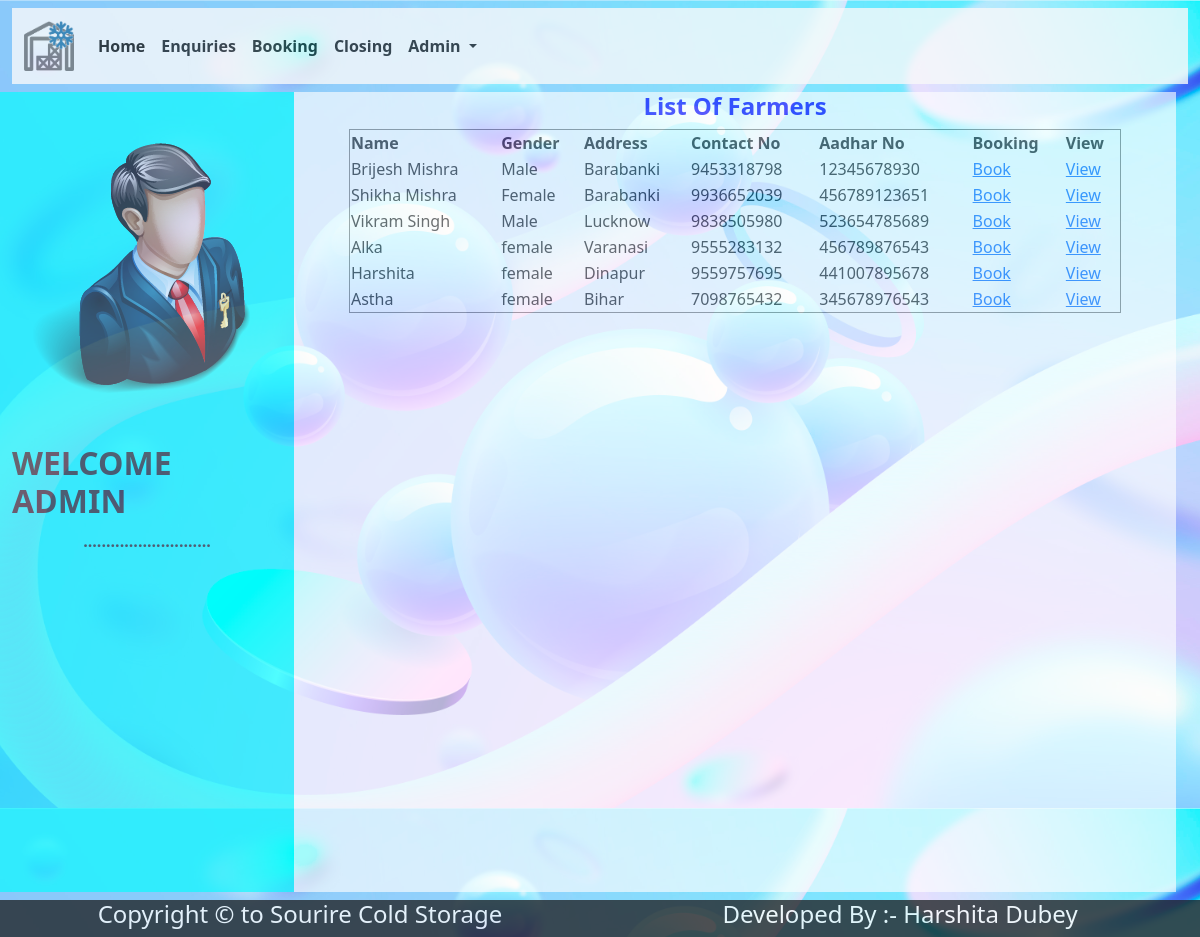
Screenshot of /adminapp/booking/ (signed in) with the database file from the repository.
### fmiapp/models.py (models this page shows)
class FarmerInfo(models.Model):
    name=models.CharField(max_length=50)
    gender=models.CharField(max_length=6)
    address=models.TextField()
    contactno=models.CharField(max_length=15)
    aadharno=models.CharField(max_length=12,primary_key=True)
    regdate=models.CharField(max_length=30)

### adminapp/views.py (the view)
# urls.py: path('booking/',views.booking,name='booking'),
def booking(request):
    try:
        if request.session['userid']:
            fi=FarmerInfo.objects.all()
            return render(request,'booking.html',{'fi':fi})
    except:
        return render(request,'login.html')

### adminapp/templates/booking.html (shortened to what this page needs)
{% extends "adminbase.html" %}
{% block body %}
    <h4 style="text-align:center;color:blue;">
        <b>List Of Farmers</b>
    </h4>
    <div style="width:100%;margin:0 auto;">
    <table border="1" style="width:90%;margin:0 auto;">
        <tr>
            <th>Name</th>
            <th>Gender</th>
            <th>Address</th>
            <th>Contact No</th>
            <th>Aadhar No</th>
            <th>Booking</th>
            <th>View</th>
        </tr>
        {% for f in fi %}
            <tr>
            <td>{{f.name}}</td>
            <td>{{f.gender}}</td>
            <td>{{f.address}}</td>
            <td>{{f.contactno}}</td>
            <td>{{f.aadharno}}</td>
            <td>
                <a href="{% url 'adminapp:book' ano=f.aadharno %}">Book</a>
            </td>
            <td>
                <a href="{% url 'adminapp:viewbook' ano=f.aadharno %}">View</a>
            </td>
            </tr>
        {% endfor %}
    </table>
    </div>
{% endblock body %}

### adminapp/templates/adminbase.html (shortened to what this page needs)
<!DOCTYPE html>
<html lang="en">
{% load static %}
<head>
    <link href="{% static 'css/bootstrap.css' %}" rel="stylesheet"/>
    <link href="{% static 'css/style.css' %}" rel="stylesheet"/>
</head>
<body class="body">
    <div class="container-fluid">
        <div class="row mt-2">
            <div class="col-sm-12">
                <nav class="navbar navbar-expand-lg bg-light">
  <div class="container-fluid">
    <a class="navbar-brand" href="#"><img src="{% static 'images/logo.png' %}" height="50" width="50"></a>
    <div class="collapse navbar-collapse" id="navbarNavDropdown">
      <ul class="navbar-nav">
        <li class="nav-item">
            <a class="nav-link active" aria-current="page" href="{% url 'adminapp:adminhome' %}"><b>Home</b></a>
        </li>
        <li class="nav-item">
            <a class="nav-link text-dark" href="{% url 'adminapp:enquiries' %}"><b>Enquiries</b></a>
        </li>
        <li class="nav-item">
            <a class="nav-link text-dark" href="{% url 'adminapp:booking' %}"><b>Booking</b></a>
        </li>
          <li class="nav-item">
              <a class="nav-link text-dark" href="{% url 'adminapp:purchase' %}"><b>Closing</b></a>
        </li>
        <li class="nav-item dropdown">
          <a class="nav-link dropdown-toggle text-dark" href="#" role="button" data-bs-toggle="dropdown" aria-expanded="false">
              <b>  Admin</b>
          </a>
        </li>
      </ul>
    </div>
  </div>
</nav>
            </div>
        </div>
        <div class="row body mt-2">
            <div class="col-sm-3 left">
                <img src="{% static  'images/admin.png' %}" class="py-5">
                <h2><b>WELCOME ADMIN</b></h2>
                <p class="text-center text-lg"><b>............................</b></p>
            </div>
            <div class="col-sm-9 right">
                {% block body %}
                {% endblock body %}
            </div>
        </div>
        <div class="row mt-2 bg-dark text-light text-center">
            <div class="col-sm-6">
                <h4>Copyright &copy; to Sourire Cold Storage</h4>
            </div>
            <div class="col-sm-6">
                <h4>Developed By :- Harshita Dubey</h4>
            </div>
        </div>
    </div>
</body>
</html>

### adminapp/static/css/style.css (style rules this page uses)
.left { background-color:cyan; min-height:500px; }
.right { min-height:500px; background-color:white; }

### adminapp/templates/adminbase.html (style rules this page uses)
.body { height:100vh; width:100%; background-image: url('../../static/images/pp.jpg'); background-size:cover; background-position:center; opacity:0.8; }

### rows the page displays
FarmerInfo: name "Brijesh Mishra", gender "Male", address "Barabanki", contactno "9453318798", aadharno "12345678930"
FarmerInfo: name "Shikha Mishra", gender "Female", address "Barabanki", contactno "9936652039", aadharno "456789123651"
FarmerInfo: name "Vikram Singh", gender "Male", address "Lucknow", contactno "9838505980", aadharno "523654785689"
FarmerInfo: name "Alka", gender "female", address "Varanasi", contactno "9555283132", aadharno "456789876543"
FarmerInfo: name "Harshita", gender "female", address "Dinapur", contactno "9559757695", aadharno "441007895678"
FarmerInfo: name "Astha", gender "female", address "Bihar", contactno "7098765432", aadharno "345678976543"
